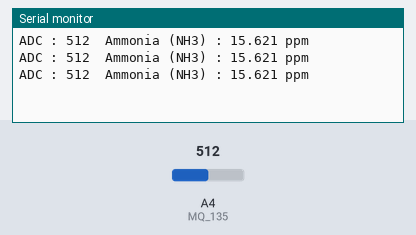
The sketch below on a simulated Arduino Uno, built with avr-gcc and run on an emulated ATmega328P. Shown: the last lines printed to the serial monitor. The test bench sets the inputs (shaded band); at power-on: A4 (MQ_135) = 512.

Above: at 1.3 s.
1.4 s: A4 (MQ_135) set to 1012
At 1.9 s:
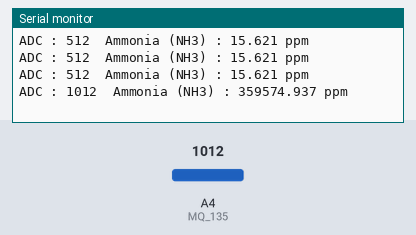
2.9 s: A4 (MQ_135) set to 1023
At 3.4 s:
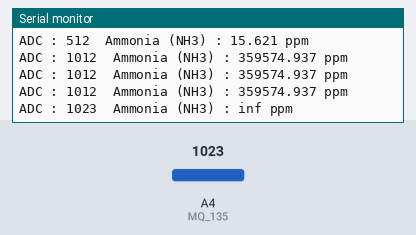

The sketch:

MQ135_sensor_ammonia.ino
```cpp
#define MQ_135 4
float analysis(int);
float Rs;

void setup() {
  Serial.begin(115200);
  pinMode(MQ_135,INPUT);
}

void loop() {
  int sensorValue = analogRead(MQ_135);
  Serial.print("ADC : ");
  Serial.print(sensorValue);
  Serial.print("\t");
  Serial.print("Ammonia (NH3) : ");
  Serial.print(analysis(sensorValue), 3);  // คำนวณค่า NH3
  Serial.println(" ppm");

  delay(500);
}

float analysis(int adc){
  float slope = -0.45;  // Slope สำหรับแอมโมเนีย (อาจต้องสอบเทียบตามข้อมูลจาก datasheet ของ MQ-135)
  float A = 1.9;        // ค่า A สำหรับแอมโมเนีย (ขึ้นอยู่กับกราฟ calibration curve)
  float Rseries = 1000; // ค่าความต้านทานตัวต้านทานภายนอก
  float V_Rseries = ((float)adc * 5) / 1023;  // คำนวณแรงดันตกคร่อมที่ตัวต้านทาน
  Rs = ((5 - V_Rseries) / V_Rseries) * Rseries;  // คำนวณค่าความต้านทานของเซ็นเซอร์
  float R0 = 1809.52;   // ค่าความต้านทานในสภาวะอากาศสะอาด (ต้องปรับจูน)

  /*
   * ควรปรับจูนค่า R0 โดยการสอบเทียบกับเซ็นเซอร์ที่มีมาตรฐาน
   */

  float Y = Rs / R0;
  float Ammonia_gas = pow(10, (log10(Y / A) / slope));  // คำนวณความเข้มข้นของแก๊ส (ppm)
  return Ammonia_gas;
}
```

Measured:
- the behaviour switches between 1022 and 1023 on A4 (MQ_135) (found by bisection; images 1 and 2)
- after the input at 1.4 s, the serial monitor: prints a new line after 0.11 s (image 1)
- after the input at 2.9 s, the serial monitor: prints a new line after 0.11 s (image 2)
